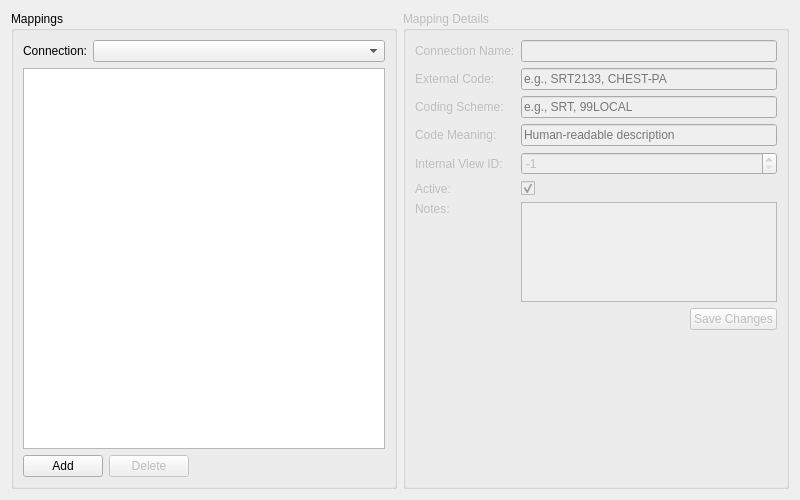
<?xml version="1.0" encoding="UTF-8"?>
<ui version="4.0">
 <class>RisProcedureMappingConfigurationWidget</class>
 <widget class="QWidget" name="RisProcedureMappingConfigurationWidget">
  <property name="geometry">
   <rect>
    <x>0</x>
    <y>0</y>
    <width>800</width>
    <height>500</height>
   </rect>
  </property>
  <property name="windowTitle">
   <string>RIS Procedure Mapping Configuration</string>
  </property>
  <layout class="QHBoxLayout" name="horizontalLayout">
   <item>
    <widget class="QGroupBox" name="listGroupBox">
     <property name="title">
      <string>Mappings</string>
     </property>
     <property name="minimumSize">
      <size>
       <width>300</width>
       <height>0</height>
      </size>
     </property>
     <layout class="QVBoxLayout" name="verticalLayout_2">
      <item>
       <layout class="QHBoxLayout" name="filterLayout">
        <item>
         <widget class="QLabel" name="connectionLabel">
          <property name="text">
           <string>Connection:</string>
          </property>
         </widget>
        </item>
        <item>
         <widget class="QComboBox" name="connectionComboBox">
          <property name="sizePolicy">
           <sizepolicy hsizetype="Expanding" vsizetype="Fixed">
            <horstretch>0</horstretch>
            <verstretch>0</verstretch>
           </sizepolicy>
          </property>
         </widget>
        </item>
       </layout>
      </item>
      <item>
       <widget class="QListView" name="listView">
        <property name="alternatingRowColors">
         <bool>true</bool>
        </property>
       </widget>
      </item>
      <item>
       <layout class="QHBoxLayout" name="buttonLayout">
        <item>
         <widget class="QPushButton" name="addButton">
          <property name="text">
           <string>Add</string>
          </property>
         </widget>
        </item>
        <item>
         <widget class="QPushButton" name="deleteButton">
          <property name="text">
           <string>Delete</string>
          </property>
          <property name="enabled">
           <bool>false</bool>
          </property>
         </widget>
        </item>
        <item>
         <spacer name="horizontalSpacer">
          <property name="orientation">
           <enum>Qt::Horizontal</enum>
          </property>
          <property name="sizeHint" stdset="0">
           <size>
            <width>40</width>
            <height>20</height>
           </size>
          </property>
         </spacer>
        </item>
       </layout>
      </item>
     </layout>
    </widget>
   </item>
   <item>
    <widget class="QGroupBox" name="detailsGroupBox">
     <property name="title">
      <string>Mapping Details</string>
     </property>
     <property name="enabled">
      <bool>false</bool>
     </property>
     <layout class="QFormLayout" name="formLayout">
      <item row="0" column="0">
       <widget class="QLabel" name="connectionNameLabel">
        <property name="text">
         <string>Connection Name:</string>
        </property>
       </widget>
      </item>
      <item row="0" column="1">
       <widget class="QLineEdit" name="connectionNameEdit"/>
      </item>
      <item row="1" column="0">
       <widget class="QLabel" name="externalCodeLabel">
        <property name="text">
         <string>External Code:</string>
        </property>
       </widget>
      </item>
      <item row="1" column="1">
       <widget class="QLineEdit" name="externalCodeEdit">
        <property name="placeholderText">
         <string>e.g., SRT2133, CHEST-PA</string>
        </property>
       </widget>
      </item>
      <item row="2" column="0">
       <widget class="QLabel" name="codingSchemeLabel">
        <property name="text">
         <string>Coding Scheme:</string>
        </property>
       </widget>
      </item>
      <item row="2" column="1">
       <widget class="QLineEdit" name="codingSchemeEdit">
        <property name="placeholderText">
         <string>e.g., SRT, 99LOCAL</string>
        </property>
       </widget>
      </item>
      <item row="3" column="0">
       <widget class="QLabel" name="codeMeaningLabel">
        <property name="text">
         <string>Code Meaning:</string>
        </property>
       </widget>
      </item>
      <item row="3" column="1">
       <widget class="QLineEdit" name="codeMeaningEdit">
        <property name="placeholderText">
         <string>Human-readable description</string>
        </property>
       </widget>
      </item>
      <item row="4" column="0">
       <widget class="QLabel" name="internalViewIdLabel">
        <property name="text">
         <string>Internal View ID:</string>
        </property>
       </widget>
      </item>
      <item row="4" column="1">
       <widget class="QSpinBox" name="internalViewIdSpinBox">
        <property name="minimum">
         <number>-1</number>
        </property>
        <property name="maximum">
         <number>999999</number>
        </property>
        <property name="value">
         <number>-1</number>
        </property>
       </widget>
      </item>
      <item row="5" column="0">
       <widget class="QLabel" name="isActiveLabel">
        <property name="text">
         <string>Active:</string>
        </property>
       </widget>
      </item>
      <item row="5" column="1">
       <widget class="QCheckBox" name="isActiveCheckBox">
        <property name="checked">
         <bool>true</bool>
        </property>
       </widget>
      </item>
      <item row="6" column="0">
       <widget class="QLabel" name="notesLabel">
        <property name="text">
         <string>Notes:</string>
        </property>
        <property name="alignment">
         <set>Qt::AlignLeading|Qt::AlignLeft|Qt::AlignTop</set>
        </property>
       </widget>
      </item>
      <item row="6" column="1">
       <widget class="QPlainTextEdit" name="notesEdit">
        <property name="maximumSize">
         <size>
          <width>16777215</width>
          <height>100</height>
         </size>
        </property>
       </widget>
      </item>
      <item row="7" column="1">
       <layout class="QHBoxLayout" name="saveButtonLayout">
        <item>
         <spacer name="horizontalSpacer_2">
          <property name="orientation">
           <enum>Qt::Horizontal</enum>
          </property>
          <property name="sizeHint" stdset="0">
           <size>
            <width>40</width>
            <height>20</height>
           </size>
          </property>
         </spacer>
        </item>
        <item>
         <widget class="QPushButton" name="saveButton">
          <property name="text">
           <string>Save Changes</string>
          </property>
          <property name="enabled">
           <bool>false</bool>
          </property>
         </widget>
        </item>
       </layout>
      </item>
      <item row="8" column="0" colspan="2">
       <spacer name="verticalSpacer">
        <property name="orientation">
         <enum>Qt::Vertical</enum>
        </property>
        <property name="sizeHint" stdset="0">
         <size>
          <width>20</width>
          <height>40</height>
         </size>
        </property>
       </spacer>
      </item>
     </layout>
    </widget>
   </item>
  </layout>
 </widget>
 <resources/>
 <connections/>
</ui>
